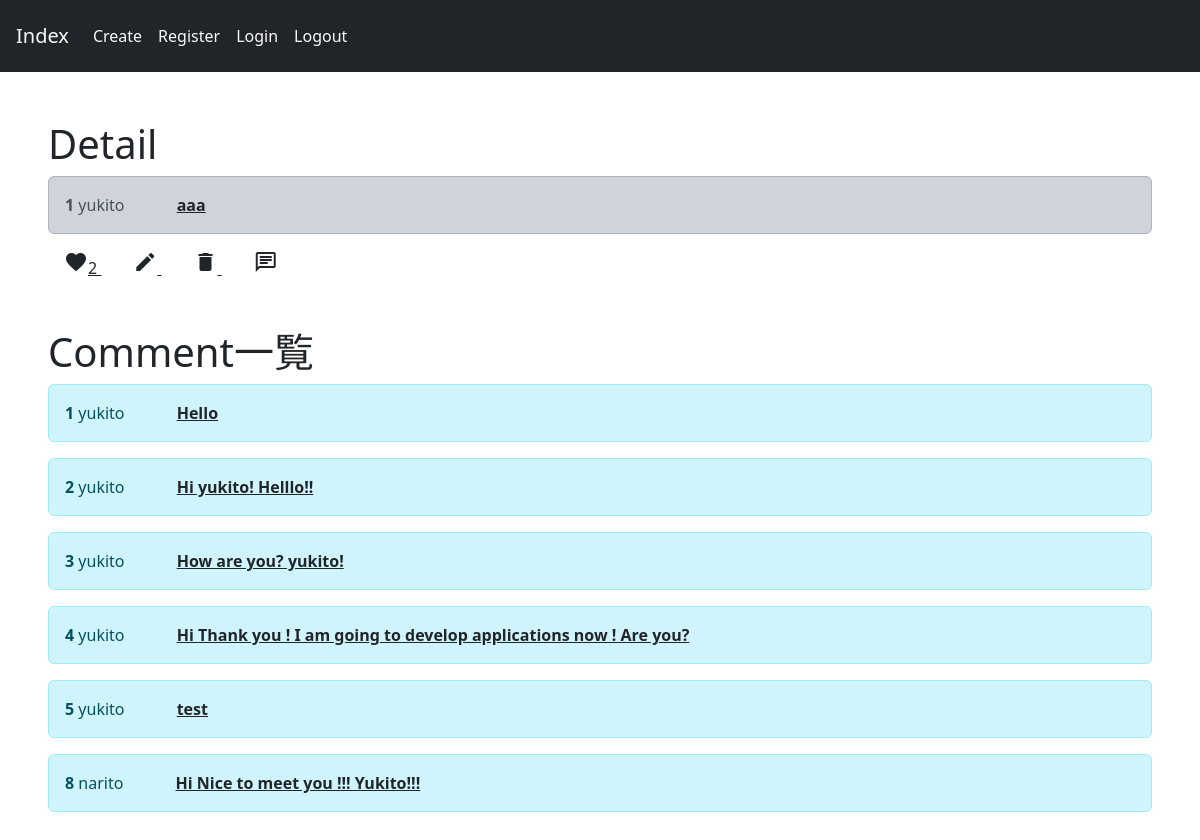
The app's page /post/1 (signed in) with its own data.
### core/models.py (models this page shows, shortened)
class Post(models.Model):
    user=models.ForeignKey(User,on_delete=models.CASCADE)
    text=models.TextField(max_length=300)

class Comment(models.Model):
    user=models.ForeignKey(User,on_delete=models.CASCADE)
    post=models.ForeignKey(Post,on_delete=models.CASCADE)
    text=models.TextField(max_length=300)

### core/views.py (the view)
# urls.py: path('post/<int:pk>',views.detail,name='detail'),
def detail(request,pk):
    post=Post.objects.get(pk=pk)
    like=Like.objects.filter(user=request.user,post=post)
    like_count=Like.objects.filter(post=post).count()
    comments=Comment.objects.filter(post=post)
    context={
        'p': post,
        'like_count': like_count,
        'comments': comments,
        'like': like,
    }
    return render(request,'core/detail.html',context)

### templates/core/detail.html (shortened to what this page needs)
{% extends 'base.html' %}
{% block content %}
<div class="m-5">
<h1>Detail</h1>
<div class="alert alert-dark " role="alert">
    <strong>{{p.id}}</strong>
    {{p.user}}
    <strong>
        <a href="" class="text-dark p-5">{{p.text}}</a>
    </strong>
</div>
{% if like %}
<a href="{% url 'like' p.id %}" class="text-dark p-3">
    <span class="material-icons">favorite</span>{{like_count}}
</a>
{% else %}
<a href="{% url 'like' p.id %}" class="text-dark p-3">
    <span class="material-symbols-outlined">favorite</span>{{like_count}}
</a>
{% endif %}
<a href="{% url 'update' p.id %}" class="text-dark p-3">
    <span class="material-icons">edit</span>
</a>
<a href="{% url 'delete' p.id %}" class="text-dark p-3">
    <span class="material-icons">delete</span>
</a>
<a href="{% url 'comment' p.id %}" class="text-dark p-3">
    <span class="material-icons-outlined">chat</span>
</a>
</div>
<div class="m-5">
<h1>Comment一覧</h1>
{% for c in comments %}
<div class="alert alert-info" role="alert">
    <strong>{{c.id}}</strong>
    {{c.user}}
    <strong>
        <a href="" class="text-dark p-5">{{c.text}}</a>
    </strong>
</div>
{% endfor %}
</div>
{% endblock content %}

### records on screen
Post: id "1", user "yukito", text "aaa"
Comment: id "1", user "yukito", text "Hello"
Comment: id "2", user "yukito", text "Hi yukito! Helllo!!"
Comment: id "3", user "yukito", text "How are you? yukito!"
Comment: id "4", user "yukito", text "Hi Thank you ! I am going to develop applications now ! Are you?"
Comment: id "5", user "yukito", text "test"
Comment: id "8", user "narito", text "Hi Nice to meet you !!! Yukito!!!"

### other values on screen
{{ like_count }} "2"
